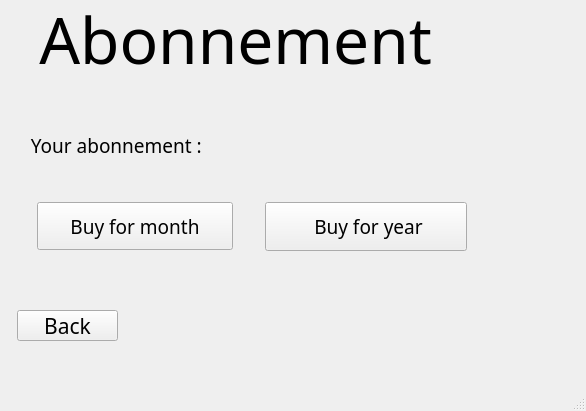
<?xml version="1.0" encoding="UTF-8"?>
<ui version="4.0">
 <class>abonnementForm</class>
 <widget class="QMainWindow" name="abonnementForm">
  <property name="geometry">
   <rect>
    <x>0</x>
    <y>0</y>
    <width>586</width>
    <height>411</height>
   </rect>
  </property>
  <property name="sizePolicy">
   <sizepolicy hsizetype="Fixed" vsizetype="Fixed">
    <horstretch>0</horstretch>
    <verstretch>0</verstretch>
   </sizepolicy>
  </property>
  <property name="minimumSize">
   <size>
    <width>586</width>
    <height>411</height>
   </size>
  </property>
  <property name="maximumSize">
   <size>
    <width>586</width>
    <height>411</height>
   </size>
  </property>
  <property name="windowTitle">
   <string>Abonnement</string>
  </property>
  <widget class="QWidget" name="centralwidget">
   <widget class="QPushButton" name="backBotton">
    <property name="geometry">
     <rect>
      <x>17</x>
      <y>310</y>
      <width>101</width>
      <height>31</height>
     </rect>
    </property>
    <property name="font">
     <font>
      <family>AR JULIAN</family>
      <pointsize>16</pointsize>
     </font>
    </property>
    <property name="text">
     <string>Back</string>
    </property>
   </widget>
   <widget class="QPushButton" name="buyMonth">
    <property name="geometry">
     <rect>
      <x>37</x>
      <y>202</y>
      <width>196</width>
      <height>48</height>
     </rect>
    </property>
    <property name="font">
     <font>
      <family>AR JULIAN</family>
      <pointsize>14</pointsize>
     </font>
    </property>
    <property name="text">
     <string>Buy for month</string>
    </property>
   </widget>
   <widget class="QLabel" name="label">
    <property name="geometry">
     <rect>
      <x>6</x>
      <y>-7</y>
      <width>521</width>
      <height>91</height>
     </rect>
    </property>
    <property name="font">
     <font>
      <family>AR DELANEY</family>
      <pointsize>48</pointsize>
     </font>
    </property>
    <property name="text">
     <string>  Abonnement</string>
    </property>
   </widget>
   <widget class="QPushButton" name="buyYear">
    <property name="geometry">
     <rect>
      <x>265</x>
      <y>202</y>
      <width>202</width>
      <height>49</height>
     </rect>
    </property>
    <property name="font">
     <font>
      <family>AR JULIAN</family>
      <pointsize>14</pointsize>
     </font>
    </property>
    <property name="text">
     <string> Buy for year</string>
    </property>
   </widget>
   <widget class="QLabel" name="finish">
    <property name="geometry">
     <rect>
      <x>264</x>
      <y>121</y>
      <width>207</width>
      <height>52</height>
     </rect>
    </property>
    <property name="sizePolicy">
     <sizepolicy hsizetype="Fixed" vsizetype="Fixed">
      <horstretch>0</horstretch>
      <verstretch>0</verstretch>
     </sizepolicy>
    </property>
    <property name="minimumSize">
     <size>
      <width>207</width>
      <height>52</height>
     </size>
    </property>
    <property name="maximumSize">
     <size>
      <width>207</width>
      <height>52</height>
     </size>
    </property>
    <property name="font">
     <font>
      <family>AR JULIAN</family>
      <pointsize>14</pointsize>
     </font>
    </property>
    <property name="text">
     <string/>
    </property>
   </widget>
   <widget class="QLabel" name="label_2">
    <property name="geometry">
     <rect>
      <x>21</x>
      <y>118</y>
      <width>239</width>
      <height>55</height>
     </rect>
    </property>
    <property name="font">
     <font>
      <family>AR JULIAN</family>
      <pointsize>14</pointsize>
     </font>
    </property>
    <property name="text">
     <string>  Your abonnement :</string>
    </property>
   </widget>
   <widget class="QLabel" name="label_3">
    <property name="geometry">
     <rect>
      <x>-125</x>
      <y>-32</y>
      <width>727</width>
      <height>415</height>
     </rect>
    </property>
    <property name="text">
     <string/>
    </property>
    <property name="pixmap">
     <pixmap>../../../../../project/картинки/bumaga_myatyy_svetlyy_ten_35117_1920x1080.jpg</pixmap>
    </property>
   </widget>
   <zorder>label_3</zorder>
   <zorder>backBotton</zorder>
   <zorder>buyMonth</zorder>
   <zorder>label</zorder>
   <zorder>buyYear</zorder>
   <zorder>finish</zorder>
   <zorder>label_2</zorder>
  </widget>
  <widget class="QMenuBar" name="menubar">
   <property name="geometry">
    <rect>
     <x>0</x>
     <y>0</y>
     <width>586</width>
     <height>26</height>
    </rect>
   </property>
  </widget>
  <widget class="QStatusBar" name="statusbar"/>
 </widget>
 <resources/>
 <connections/>
</ui>
